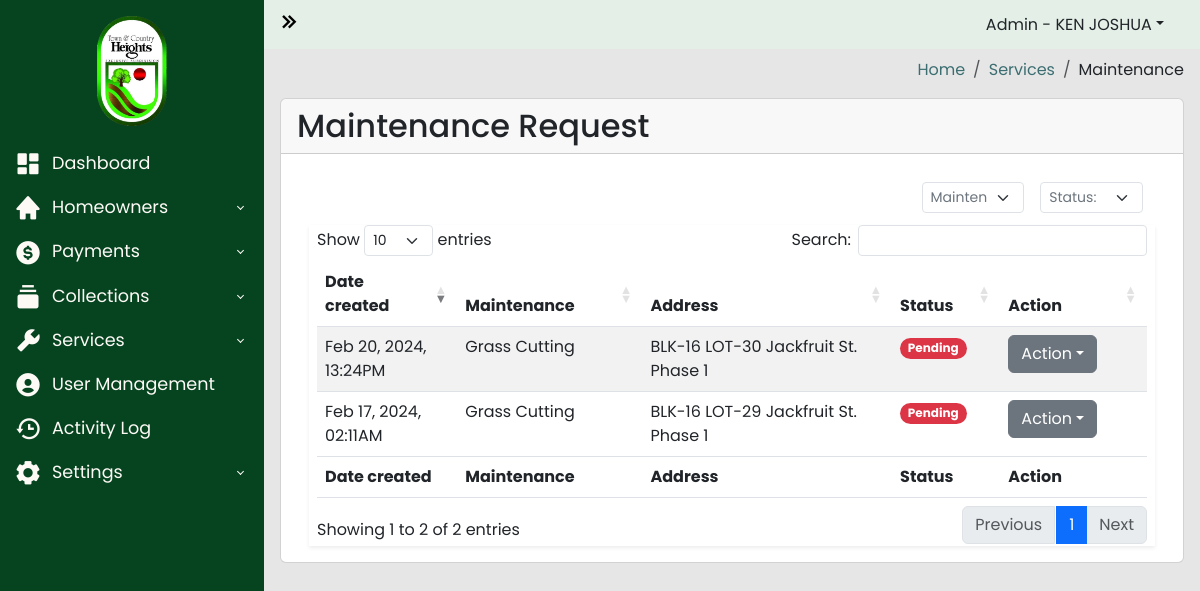
Page /admin-panel/maintenance_request.php (signed in) on the earlier database version.
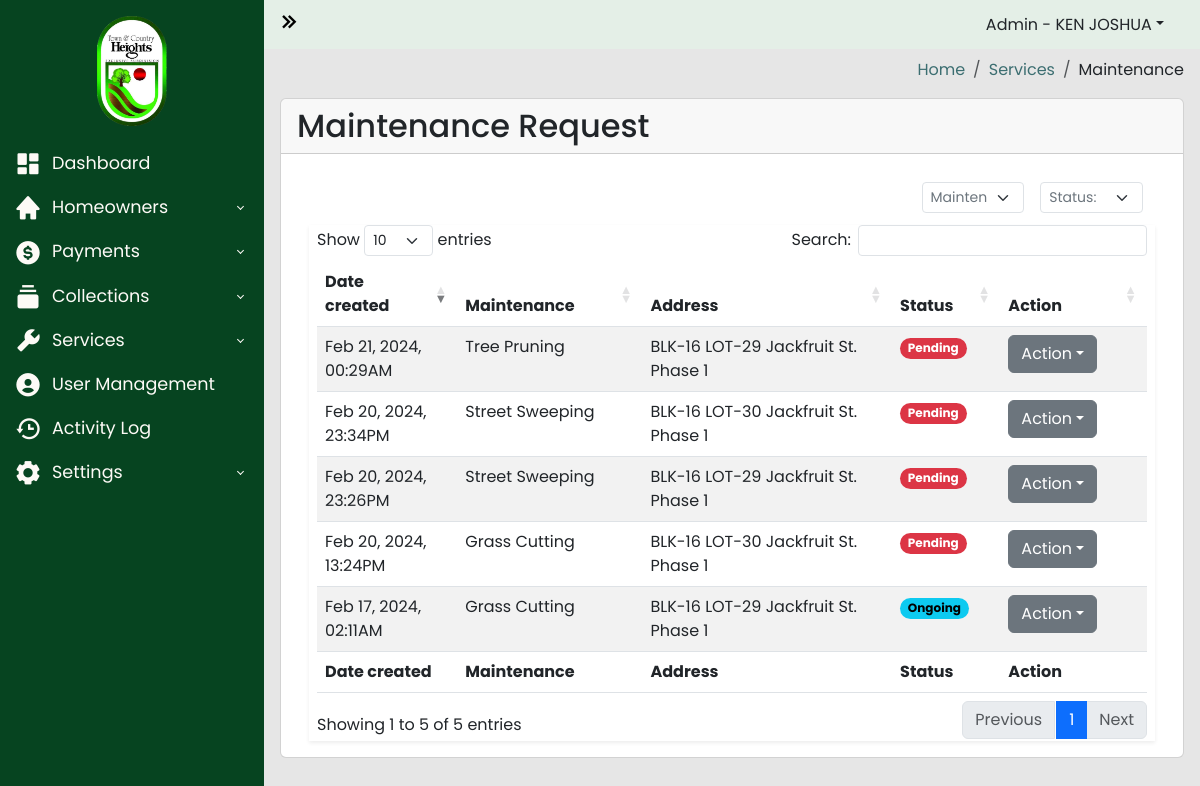
Same page on the later database version.
### tables this page shows
CREATE TABLE `maintenance_request` (
  `id` int(255) NOT NULL,
  `property_id` int(255) NOT NULL,
  `maintenance` varchar(255) NOT NULL,
  `date_created` datetime NOT NULL,
  `date_approved` datetime NOT NULL,
  `status` varchar(255) NOT NULL DEFAULT 'PENDING',
  `archive` varchar(255) NOT NULL DEFAULT 'ACTIVE'
);

CREATE TABLE `property_list` (
  `id` int(100) NOT NULL,
  `homeowners_id` int(100) NOT NULL,
  `blk` varchar(100) NOT NULL,
  `lot` varchar(100) NOT NULL,
  `phase` varchar(100) NOT NULL,
  `street` varchar(100) NOT NULL,
  `tenant` int(100) DEFAULT NULL,
  `archive` varchar(255) NOT NULL DEFAULT 'ACTIVE'
);

### admin-panel/maintenance_request.php (the view, shortened to what the changed rows need)
<?php
require_once("../includes/header.php");
?>
<?php
$server = new Server;
$server->adminAuthentication();
?>
<body>
  <div class="wrapper">
    <div class="main">
      <main class="content px-3 py-2">
        <div class="card">
          <div class="card-header">
            <h2>Maintenance Request</h2>
          </div>
          <div class="card-body">
            <div class="container-fluid">
              <section class="main-content">
                <div class="row">
                  <div class="col-xs-12">
                    <div class="box">
                      <div class="body-box shadow-sm">
                        <div class="table-responsive mx-2">
                          <table id="maintenanceRequestTable" class="table table-striped" style="width:100%">
                            <thead>
                              <tr>
                                <th width="10%">Date created</th>
                                <th width="10%">Maintenance</th>
                                <th width="20%">Address</th>
                                <th width="5%">Status</th>
                                <th width="10%">Action</th>
                              </tr>
                            </thead>
                            <tbody class="">
                              <?php
                              $query = "SELECT
                              maintenance_request.id as maintenance_request_id,
                              maintenance_request.maintenance,
                              maintenance_request.date_created as date_requested,
                              maintenance_request.status as maintenance_status,
                              property_list.blk as property_blk,
                              property_list.lot as property_lot,
                              property_list.phase as property_phase,
                              property_list.street as property_street,
                              homeowners_users.firstname,
                              homeowners_users.middle_initial,
                              homeowners_users.lastname
                               FROM maintenance_request
                               INNER JOIN property_list ON maintenance_request.property_id = property_list.id
                               INNER JOIN homeowners_users ON property_list.homeowners_id = homeowners_users.id
                               ";
                              $connection = $server->openConn();
                              $stmt = $connection->prepare($query);
                              $stmt->execute();
                              if ($stmt->rowCount() > 0) {
                                while ($result = $stmt->fetch()) {
                                  $maintenance = $result['maintenance'];
                                  $date_requested = $result['date_requested'];
                                  $address = "BLK-" . $result['property_blk'] . " LOT-" . $result['property_lot'] . " " . $result['property_street'] . " St. " . $result['property_phase'] . "";
                                  $status = $result['maintenance_status'];
                              ?>
                                  <tr>
                                    <td><?php echo date("M j, Y, H:sA", strtotime($date_requested)); ?></td>
                                    <td><?php echo $maintenance; ?></td>
                                    <td><?php echo $address; ?></td>
                                    <td>
                                      <?php
                                      if ($status == "PENDING") {
                                      ?>
                                        <span class="badge rounded-pill text-bg-danger">Pending</span>
                                      <?php
                                      } elseif ($status == "FINISHED") {
                                      ?>
                                        <span class="badge rounded-pill text-bg-success">Finished</span>
                                      <?php
                                      } elseif ($status == "ONGOING") {
                                      ?>
                                        <span class="badge rounded-pill text-bg-info">Ongoing</span>
                                      <?php
                                      } else {
                                      ?>
                                        <span class="badge rounded-pill text-bg-secondary">status</span>
                                      <?php
                                      }
                                      ?>
                                    </td>
                                    <td>
                                      <div class="dropdown">
                                        <a type="button" class="btn btn-secondary dropdown-toggle" data-bs-toggle="dropdown">Action</a>
                                      </div>
                                    </td>
                                  </tr>
                              <?php
                                }
                              }
                              ?>
                            </tbody>
                            <tfoot>
                              <tr>
                                <th width="10%">Date created</th>
                                <th width="10%">Maintenance</th>
                                <th width="20%">Address</th>
                                <th width="5%">Status</th>
                                <th width="10%">Action</th>
                              </tr>
                            </tfoot>
                          </table>
                        </div>
                      </div>
                    </div>
                  </div>
                </div>
              </section>
            </div>
          </div>
        </div>
      </main>
    </div>
  </div>
  <?php
  include("../includes/footer.php");
  ?>

Differences in the rows shown:
changed maintenance_request "Feb 17, 2024, 02:11AM": status "Pending" → "Ongoing"
added maintenance_request: date_created "Feb 20, 2024, 23:26PM", maintenance "Street Sweeping", property_list.blk+lot+street "BLK-16 LOT-29 Jackfruit St. Phase 1", status "Pending"
added maintenance_request: date_created "Feb 20, 2024, 23:34PM", maintenance "Street Sweeping", property_list.blk+lot+street "BLK-16 LOT-30 Jackfruit St. Phase 1", status "Pending"
added maintenance_request: date_created "Feb 21, 2024, 00:29AM", maintenance "Tree Pruning", property_list.blk+lot+street "BLK-16 LOT-29 Jackfruit St. Phase 1", status "Pending"
Other differences:
text written by a page script: "Show entries Search: Showing 1 to 2 of 2 entries Previous 1 Next" → "Show entries Search: Showing 1 to 5 of 5 entries Previous 1 Next"
